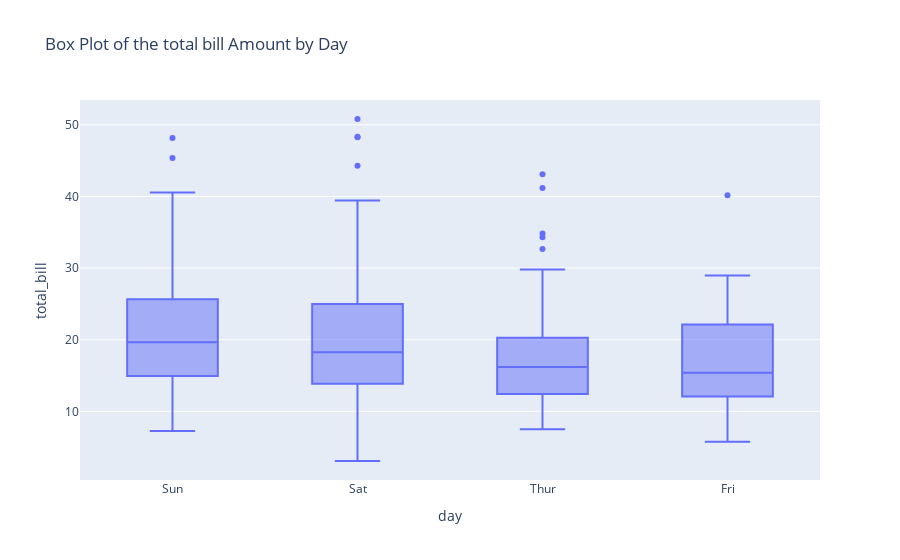

This figure's notebook cell:
### Markdown cell above
Q2. Using the tips dataset in the Plotly library, plot a box plot using Plotly express.

### Code cell
import plotly.express as px
# Load the "Tips" data set from the plotly Express
tips_data = px.data.tips()

# Create the boc plot for the Total Bill amounts grouped by day
box_plot = px.box(tips_data , x="day" , y="total_bill" , title="Box Plot of the total bill Amount by Day")

# Show the plot
box_plot.show()

### Figure 1 — Plotly figure (JSON) as saved in the notebook; plotly's stock layout.template omitted (floating-point values rounded to 4 significant figures; data arrays with more than 128 entries replaced by an {"elided": "..."} marker saying what was removed)
{"data": [{"alignmentgroup": "True", "hovertemplate": "day=%{x}<br>total_bill=%{y}<extra></extra>", "legendgroup": "", "marker": {"color": "#636efa"}, "name": "", "notched": false, "offsetgroup": "", "orientation": "v", "showlegend": false, "type": "box", "x": {"elided": "244 str values"}, "x0": " ", "xaxis": "x", "y": {"elided": "244 float values"}, "y0": " ", "yaxis": "y"}], "layout": {"boxmode": "group", "legend": {"tracegroupgap": 0}, "title": {"text": "Box Plot of the total bill Amount by Day"}, "xaxis": {"anchor": "y", "domain": [0, 1], "title": {"text": "day"}}, "yaxis": {"anchor": "x", "domain": [0, 1], "title": {"text": "total_bill"}}}}
